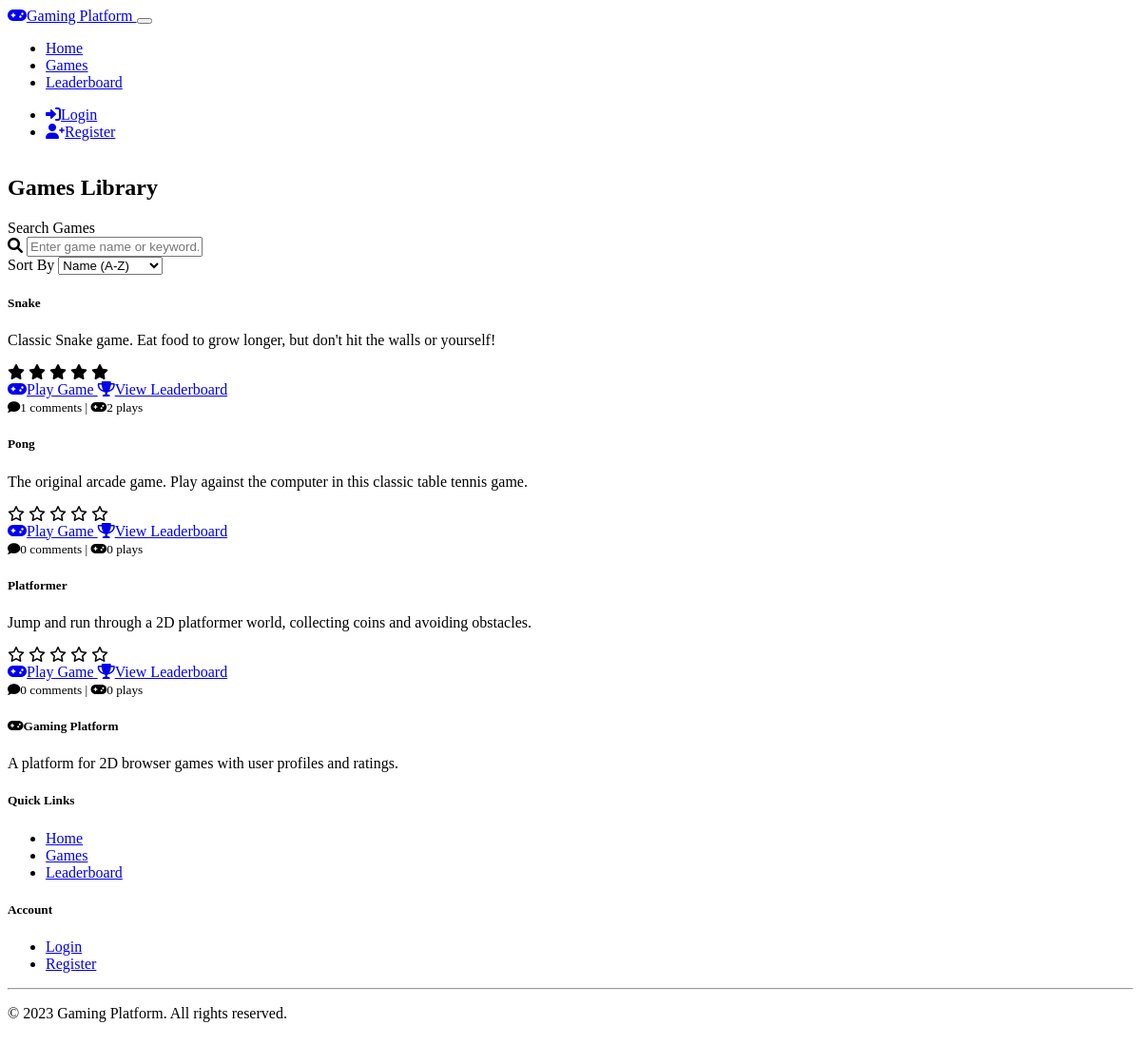
/games, run on the app's committed database.
### models.py (models this page shows, shortened)
class Game(db.Model):
    id = db.Column(db.Integer, primary_key=True)
    title = db.Column(db.String(100), nullable=False)
    description = db.Column(db.Text, nullable=False)
    instructions = db.Column(db.Text, nullable=False)
    game_type = db.Column(db.String(50), nullable=False)
    scores = db.relationship('Score', backref='game', lazy='dynamic')
    ratings = db.relationship('Rating', backref='game', lazy='dynamic')
    comments = db.relationship('Comment', backref='game', lazy='dynamic')
    def average_rating(self):
        ratings = [r.rating for r in self.ratings]
        return sum(ratings) / len(ratings) if ratings else 0

### routes.py (the view)
    @app.route('/games')
    def games_list():
        games = Game.query.all()
        return render_template('games_list.html', games=games)

### templates/games_list.html (shortened to what this page needs)
{% extends 'base.html' %}
{% block content %}
<div class="container">
    <div class="row mt-4">
        <div class="col-12">
            <h2 class="mb-4">Games Library</h2>
            <div class="card mb-4">
                <div class="card-body">
                    <div class="row g-3">
                        <div class="col-md-6">
                            <label for="game-search" class="form-label">Search Games</label>
                            <div class="input-group">
                                <span class="input-group-text"><i class="fas fa-search"></i></span>
                                <input type="text" class="form-control" id="game-search" placeholder="Enter game name or keyword...">
                            </div>
                        </div>
                        <div class="col-md-6">
                            <label class="form-label">Sort By</label>
                            <select class="form-select" id="game-sort">
                                <option value="name-asc">Name (A-Z)</option>
                            </select>
                        </div>
                    </div>
                </div>
            </div>
        </div>
    </div>
    <div class="row g-4">
        {% for game in games %}
            <div class="col-md-6 col-lg-4 game-card-container">
                <div class="card h-100 game-card">
                    <div class="card-body">
                        <h5 class="card-title">{{ game.title }}</h5>
                        <p class="card-text">{{ game.description }}</p>
                        <div class="mb-3">
                            {% set avg_rating = game.average_rating()|int %}
                            <div class="rating-stars">
                                {% for i in range(5) %}
                                    {% if i < avg_rating %}
                                        <i class="fas fa-star"></i>
                                    {% else %}
                                        <i class="far fa-star"></i>
                                    {% endif %}
                                {% endfor %}
                            </div>
                        </div>
                        <div class="d-grid gap-2">
                            <a href="{{ url_for('game', game_id=game.id) }}" class="btn btn-primary">
                                <i class="fas fa-gamepad me-2"></i>Play Game
                            </a>
                            <a href="{{ url_for('leaderboard', game_id=game.id) }}" class="btn btn-outline-primary">
                                <i class="fas fa-trophy me-2"></i>View Leaderboard
                            </a>
                        </div>
                    </div>
                    <div class="card-footer text-muted">
                        <small>
                            <i class="fas fa-comment me-1"></i>{{ game.comments.count() }} comments
                            <span class="mx-2">|</span>
                            <i class="fas fa-gamepad me-1"></i>{{ game.scores.count() }} plays
                        </small>
                    </div>
                </div>
            </div>
        {% endfor %}
    </div>
</div>
{% endblock %}

### templates/base.html (shortened to what this page needs)
<!DOCTYPE html>
<html lang="en" data-bs-theme="dark">
<head>
    <link href="https://cdn.replit.com/agent/bootstrap-agent-dark-theme.min.css" rel="stylesheet">
    <link rel="stylesheet" href="https://cdnjs.cloudflare.com/ajax/libs/font-awesome/6.0.0/css/all.min.css">
    <link rel="stylesheet" href="{{ url_for('static', filename='css/style.css') }}">
</head>
<body>
    <nav class="navbar navbar-expand-lg navbar-dark bg-dark">
        <div class="container">
            <a class="navbar-brand" href="{{ url_for('index') }}">
                <i class="fas fa-gamepad me-2"></i>Gaming Platform
            </a>
            <button class="navbar-toggler" type="button" data-bs-toggle="collapse" data-bs-target="#navbarNav" aria-controls="navbarNav" aria-expanded="false" aria-label="Toggle navigation">
            </button>
            <div class="collapse navbar-collapse" id="navbarNav">
                <ul class="navbar-nav me-auto">
                    <li class="nav-item">
                        <a class="nav-link {% if request.path == url_for('index') %}active{% endif %}" href="{{ url_for('index') }}">Home</a>
                    </li>
                    <li class="nav-item">
                        <a class="nav-link {% if request.path == url_for('games_list') %}active{% endif %}" href="{{ url_for('games_list') }}">Games</a>
                    </li>
                    <li class="nav-item">
                        <a class="nav-link {% if request.path == url_for('leaderboard') %}active{% endif %}" href="{{ url_for('leaderboard') }}">Leaderboard</a>
                    </li>
                </ul>
                <ul class="navbar-nav">
                    {% if current_user.is_authenticated %}
                        <li class="nav-item">
                            <a class="nav-link {% if request.path == url_for('profile') %}active{% endif %}" href="{{ url_for('profile') }}">
                                <i class="fas fa-user me-1"></i>{{ current_user.username }}
                            </a>
                        </li>
                        <li class="nav-item">
                            <a class="nav-link" href="{{ url_for('logout') }}">
                                <i class="fas fa-sign-out-alt me-1"></i>Logout
                            </a>
                        </li>
                    {% else %}
                        <li class="nav-item">
                            <a class="nav-link {% if request.path == url_for('login') %}active{% endif %}" href="{{ url_for('login') }}">
                                <i class="fas fa-sign-in-alt me-1"></i>Login
                            </a>
                        </li>
                        <li class="nav-item">
                            <a class="nav-link {% if request.path == url_for('register') %}active{% endif %}" href="{{ url_for('register') }}">
                                <i class="fas fa-user-plus me-1"></i>Register
                            </a>
                        </li>
                    {% endif %}
                </ul>
            </div>
        </div>
    </nav>
    <main class="py-4">
        {% block content %}{% endblock %}
    </main>
    <footer class="bg-dark text-light py-4 mt-auto">
        <div class="container">
            <div class="row">
                <div class="col-md-6">
                    <h5><i class="fas fa-gamepad me-2"></i>Gaming Platform</h5>
                    <p>A platform for 2D browser games with user profiles and ratings.</p>
                </div>
                <div class="col-md-3">
                    <h5>Quick Links</h5>
                    <ul class="list-unstyled">
                        <li><a href="{{ url_for('index') }}" class="text-light">Home</a></li>
                        <li><a href="{{ url_for('games_list') }}" class="text-light">Games</a></li>
                        <li><a href="{{ url_for('leaderboard') }}" class="text-light">Leaderboard</a></li>
                    </ul>
                </div>
                <div class="col-md-3">
                    <h5>Account</h5>
                    <ul class="list-unstyled">
                        {% if current_user.is_authenticated %}
                            <li><a href="{{ url_for('profile') }}" class="text-light">Profile</a></li>
                            <li><a href="{{ url_for('logout') }}" class="text-light">Logout</a></li>
                        {% else %}
                            <li><a href="{{ url_for('login') }}" class="text-light">Login</a></li>
                            <li><a href="{{ url_for('register') }}" class="text-light">Register</a></li>
                        {% endif %}
                    </ul>
                </div>
            </div>
            <hr>
            <div class="row">
                <div class="col-12 text-center">
                    <p class="mb-0">&copy; 2023 Gaming Platform. All rights reserved.</p>
                </div>
            </div>
        </div>
    </footer>
</body>
</html>

### static/css/style.css (style rules this page uses)
body { min-height: 100vh; display: flex; flex-direction: column; }
main { flex: 1; }
.game-card { transition: transform 0.3s ease; height: 100%; }
.rating-stars { color: var(--bs-warning); cursor: pointer; }

### data on the page
Game: title "Snake", description "Classic Snake game. Eat food to grow longer, but don't hit the walls or yourself!", comments.count "1", scores.count "2"
Game: title "Pong", description "The original arcade game. Play against the computer in this classic table tennis game.", comments.count "0", scores.count "0"
Game: title "Platformer", description "Jump and run through a 2D platformer world, collecting coins and avoiding obstacles.", comments.count "0", scores.count "0"
